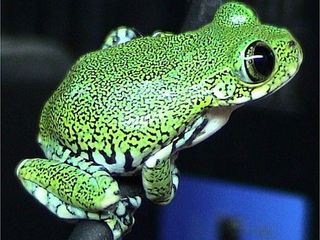
#> input picture t16 - t30/t-28/sapo.jpg, 320 x 240 px, found by its file name
$ python t-28.py
#> lines starting #> are read from the running program, lines starting #| are printed output that depends on the picture; after the words box and inside, x2 and y2 are one past the last pixel; in counts of white or black regions, pixels touching at a corner belong together
import cv2 as cv

img = cv.imread("/home/andre/Área de Trabalho/training/codigos/t-29/sapo.jpg", 0)
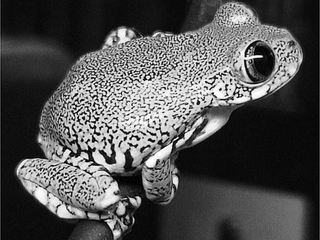
#> img: shape (240, 320); min 0, max 255, mean 81.7
img_threshed = cv.adaptiveThreshold(img, 127, cv.ADAPTIVE_THRESH_MEAN_C,cv.THRESH_BINARY,11, 2)
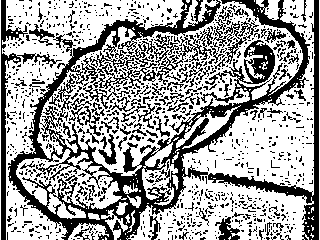
#> img_threshed: shape (240, 320); values 0 (black) and 127 (white), 62.9% white; 962 black regions (870 under 20 px), largest, box (x1, y1, x2, y2) and area: (8, 0, 319, 240) 17546, (1, 0, 62, 240) 1571, (213, 10, 259, 64) 574
cv.imshow("image", img)
cv.imshow("threshed", img_threshed)
cv.waitKey(0)
cv.imwrite("threshed.jpg", img_threshed)
